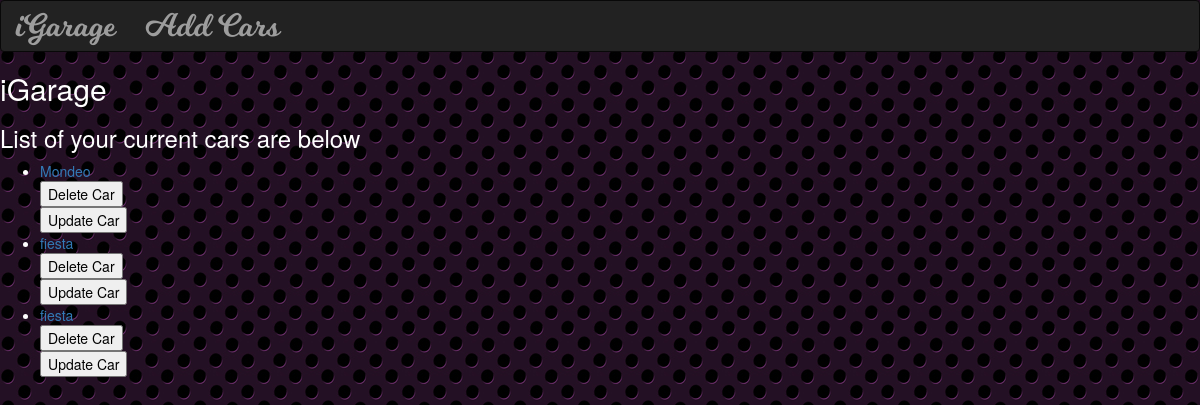
The page /garage/ on the database as committed earlier.
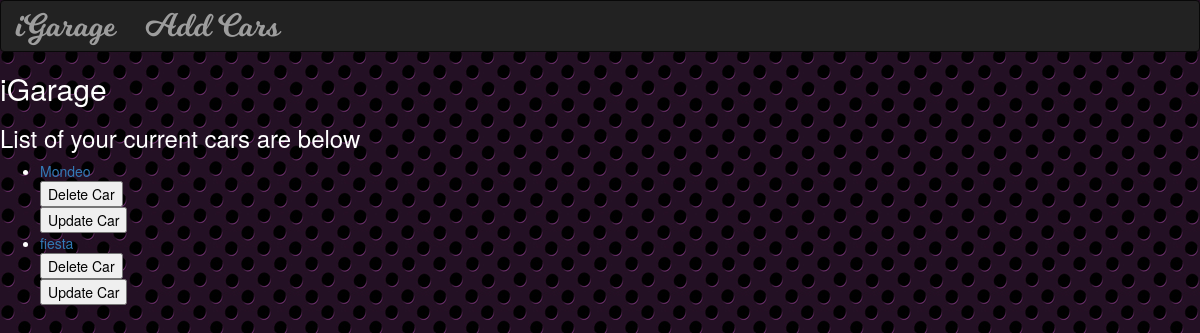
The same page on the database as committed later.
### garage/models.py (models this page shows, shortened)
class Car_model(models.Model):
    engine = models.CharField(max_length=4)
    model_name = models.CharField(max_length=15)
    colour = models.CharField(max_length=10)
    car_image = models.FileField()

### garage/views.py (the view)
class IndexView(generic.ListView):
    template_name = 'garage/index.html'
    context_object_name = 'all_cars'
    def get_queryset(self):
        return Car_model.objects.all()

### garage/templates/garage/index.html (shortened to what this page needs)
{% extends 'garage/base.html' %}
{% block body %}
    {% if all_cars %}
        <h3>List of your current cars are below</h3>
        <ul>
            {% for cars in all_cars %}
                <li><a href="{% url 'garage:detail' cars.id %}">{{ cars.model_name }}</a></li>
                <form action="{% url 'garage:car-delete' cars.id %}" method="post">
                    <button type="submit">Delete Car</button>
                </form>
                <form action="{% url 'garage:car-update' cars.id %}" method="">
                    <button type="submit">Update Car</button>
                </form>
            {% endfor %}
        </ul>
    {% else %}
        <h3>There are no cars available</h3>
    {% endif %}
{% endblock %}

Rows that differ between the two databases and show on the page:
removed Car_model: model_name "fiesta"
